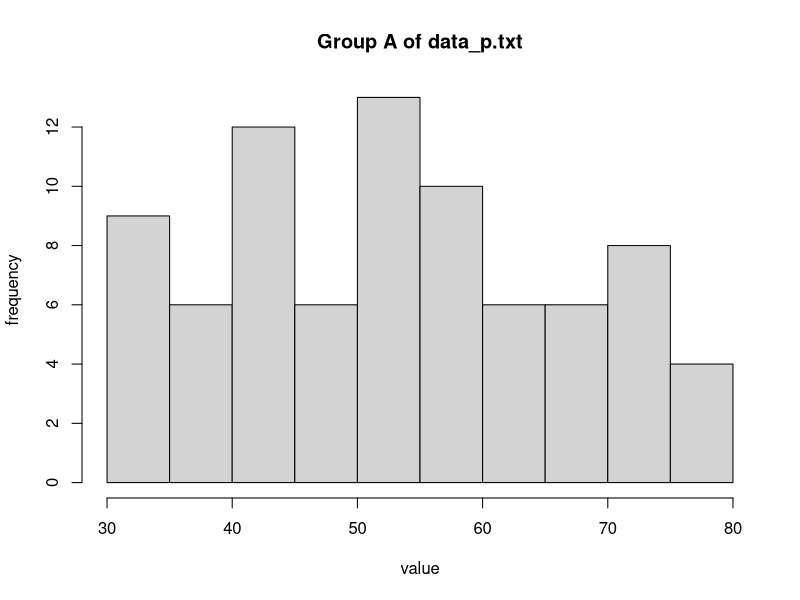
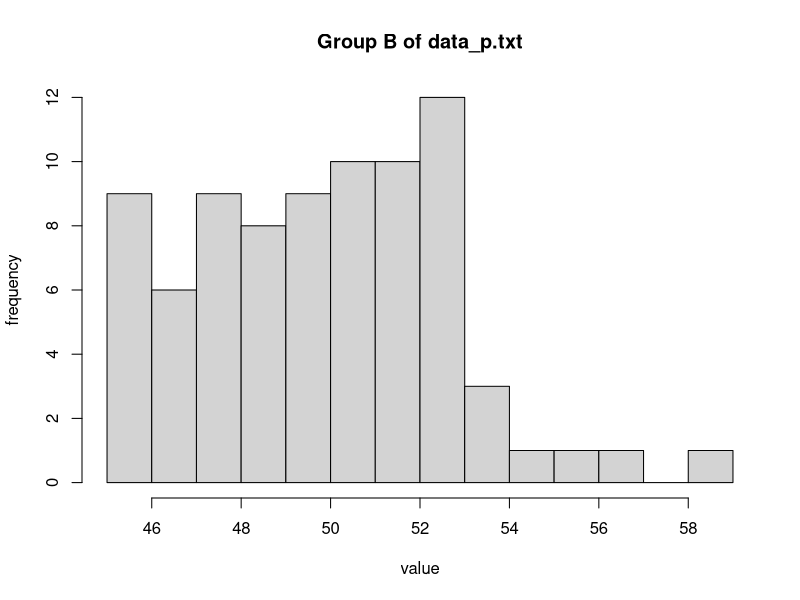
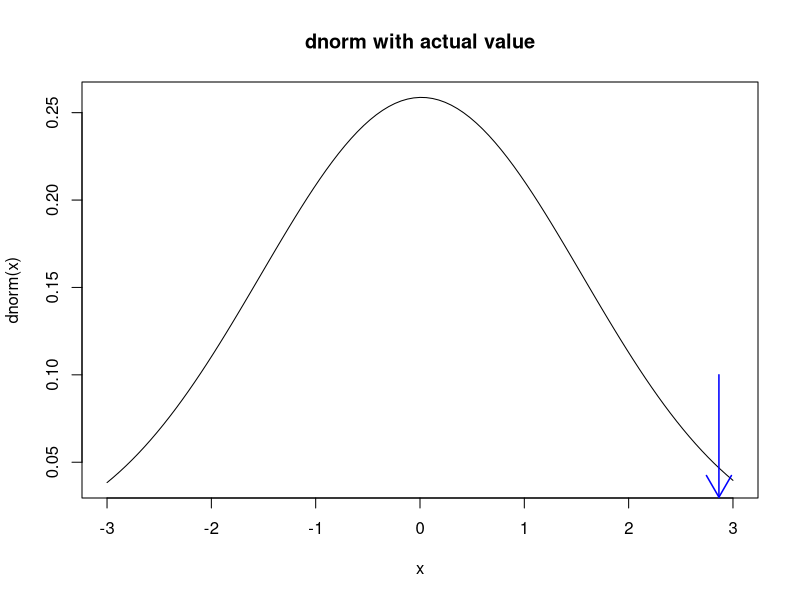

Source code (R) for these figures, in order:
set.seed(25)

# (1)
raw_data <- read.table("./data_p.txt", header = TRUE)  # txtファイルからデータを読み込む
png("kadai07-01-01-A.png", width = 512, height = 512)  # グラフを画像で保存する
hist(raw_data$A, breaks = 15, xlab = "value", ylab = "frequency", main = "Group A of data_p.txt")  # Aのデータでヒストグラムを描画
dev.off()  # 画像保存
png("kadai07-01-01-B.png", width = 512, height = 512)  # グラフを画像で保存する
hist(raw_data$B, breaks = 15, xlab = "value", ylab = "frequency", main = "Group B of data_p.txt")  # Bのデータでヒストグラムを描画
dev.off()  # 画像保存

# (2)
n <- 10000  # 反復回数を設定
diff <- abs(mean(raw_data$A) - mean(raw_data$B))  # 実際の観測値を計算
diff_r <- numeric(n)  # データを格納するための配列を用意
data <- c(raw_data$A, raw_data$B)  # 新しく母集団を作る
# ランダマイゼーション検定を行う
for (i in 1:n - 1) {
  a_r <- sample(data, length(raw_data$A), replace = TRUE)  # aをbootstrapサンプリング
  b_r <- sample(data, length(raw_data$B), replace = TRUE)  # サンプリングした中からbを生成する
  diff_r[i] <- mean(a_r) - mean(b_r)  # データを配列に保存
}
diff_r[n] <- diff  # 実際の観測値をデータに加える
p <- sum(diff_r >= diff) / n  # p値を計算する
cat("p-value: ")
print(p)
# p-value: [1] 0.032
# p = 0.0318 < α = 0.05 なので帰無仮説は棄却されず，AとBに有意な差があるとは言えない．

png("kadai07-01-02.png", width = 512, height = 512)  # グラフを画像で保存する
curve(dnorm(x, mean = mean(diff_r), sd = sd(diff_r)), from = -3, to = 3, xlab = "x", ylab = "dnorm(x)", main = "dnorm with actual value")  # 理論分布を描画
par(new = TRUE)  # グラフの重ね合わせを許可
arrows(diff, 0.1, diff, 0.03, col = "blue", lwd = 1.5)  # 実測値を点で描画
dev.off()  # 画像保存

# (3)
# p-value: [1] 0.032
# p = 0.0318 < α = 0.05 なので帰無仮説は棄却され，AとBに有意な差がないとは言えない．

# (4)
t_result <- t.test(raw_data$A, raw_data$B, equal.var = TRUE, alternative = "g")
print(t_result)
# p-value: [1] 0.032

#         Welch Two Sample t-test

# data:  raw_data$A and raw_data$B
# t = 1.8629, df = 86.06, p-value = 0.03295
# alternative hypothesis: true difference in means is greater than 0
# 95 percent confidence interval:
#  0.3078325       Inf
# sample estimates:
# mean of x mean of y 
#   53.1654   50.3000 

# #        Permutation Test using Asymptotic Approximation

# # data:  raw_data$A and raw_data$B
# # Z = 1.4978, p-value = 0.06709
# # alternative hypothesis: true mean raw_data$A - mean raw_data$B is greater than 0
# # sample estimates:
# # mean raw_data$A - mean raw_data$B
# #                          1.075268

# t_result <- t.test(raw_data$A, raw_data$B, equal.var = TRUE, alternative = "g")  # t検定をする
# print(t_result)  # 結果を表示

# #        Welch Two Sample t-test

# # data:  raw_data$A and raw_data$B
# # t = 1.4997, df = 361.18, p-value = 0.06729
# # alternative hypothesis: true difference in means is greater than 0
# # 95 percent confidence interval:
# #  -0.1071251        Inf
# # sample estimates:
# # mean of x mean of y
# #  50.70256  49.62729

# # t検定は前提条件として等分散性と正規性を満たさないといけないため，今回のp値は信頼できる値ではなく，ランダマイゼーションが必要となる．